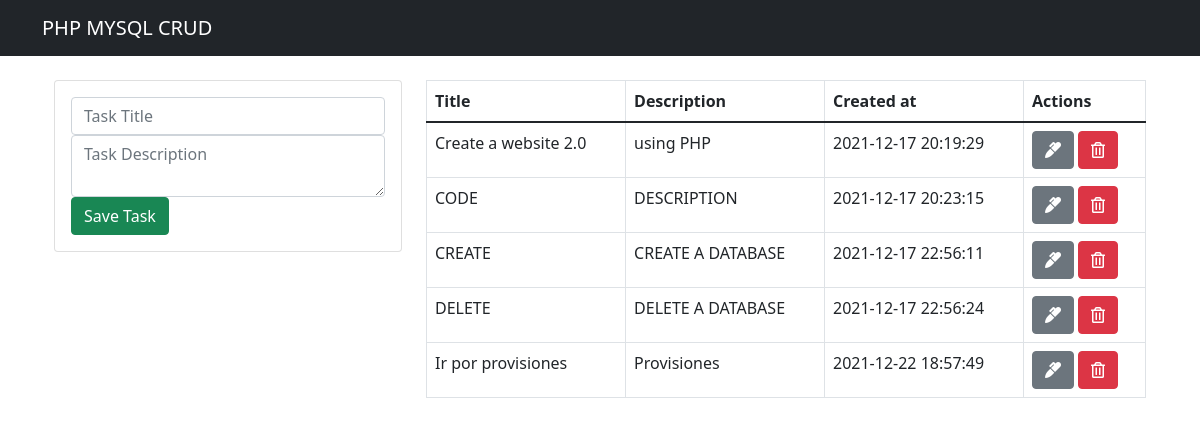
The page / on the database its author committed.
### tables this page shows
CREATE TABLE `task` (
  `id` int(11) NOT NULL,
  `title` varchar(255) NOT NULL,
  `description` text NOT NULL,
  `created_at` timestamp NOT NULL DEFAULT current_timestamp()
);

### index.php (the view, shortened to what this page needs)
<?php include("db.php") ?>
<?php include("includes/header.php")?>
<div class="container p-4">
<div class="row">
<div class="col-md-4">
<div class="card card-body">
<form action="save_task.php" method="POST">
<div class="form-group">
<input type="text" name="title"  class="form-control"
placeholder="Task Title" autofocus>
</div>
<div class="form-group">
    <textarea name="description"  rows="2" class="form-control"
    placeholder="Task Description"></textarea>
</div>
<input type="submit" class="btn btn-success btn-block"
name="save_task" value="Save Task">
</form>
</div>
</div>
<div class="col-md-8">
<table class="table table-bordered">
<thead>
<tr>
<th>Title</th>
<th>Description</th>
<th>Created at</th>
<th>Actions</th>
</tr>
</thead>
<tbody>
<?php
$query ="SELECT * FROM task";
$result_tasks = mysqli_query($conn, $query);
while($row = mysqli_fetch_array($result_tasks)) { ?>
<tr>
    <td><?php echo $row['title']?> </td>
    <td><?php echo $row['description']?> </td>
    <td><?php echo $row['created_at']?> </td>
    <td>
        <a href="edit.php?id=<?php echo $row['id']?>"class="btn
        btn-secondary">
            <i class="fas fa-marker"></i>
        </a>
        <a href="delete_task.php?id=<?php echo $row['id']?>" class="btn
        btn-danger">
            <i class="far fa-trash-alt"></i>
        </a>
    </td>
</tr>
<?php } ?>
</tbody>
</table>
</div>
</div>
<?php include("includes/footer.php")?>

### includes/header.php (shortened to what this page needs)
<!DOCTYPE html>
<html lang="en">
<head>
    <link href="https://cdn.jsdelivr.net/npm/bootstrap@5.1.3/dist/css/bootstrap.min.css" rel="stylesheet">
<link rel="stylesheet" href="https://pro.fontawesome.com/releases/v5.10.0/css/all.css"/>
</head>
<body>
<nav class="navbar  navbar-dark bg-dark">
    <div class="container">
    <a href="index.php" class="navbar-brand">PHP MYSQL CRUD</a>
    </div>
</nav>

### includes/footer.php (shortened to what this page needs)
</body>
</html>

### rows shown on the page
task: title "Create a website 2.0", description "using PHP", created_at "2021-12-17 20:19:29"
task: title "CODE", description "DESCRIPTION", created_at "2021-12-17 20:23:15"
task: title "CREATE", description "CREATE A DATABASE", created_at "2021-12-17 22:56:11"
task: title "DELETE", description "DELETE A DATABASE", created_at "2021-12-17 22:56:24"
task: title "Ir por provisiones", description "Provisiones", created_at "2021-12-22 18:57:49"
